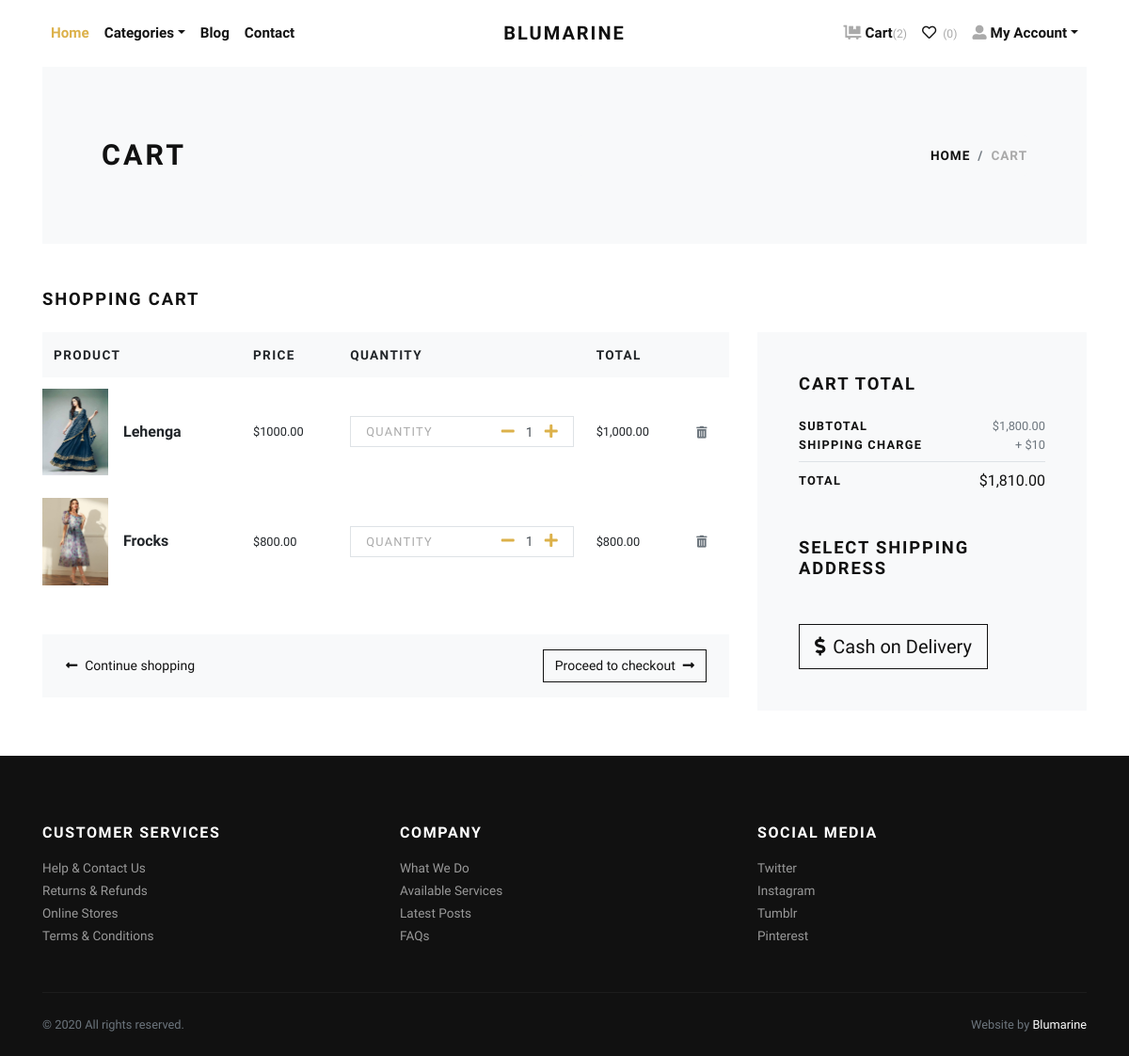
The app's page /cart/ (signed in), older data.
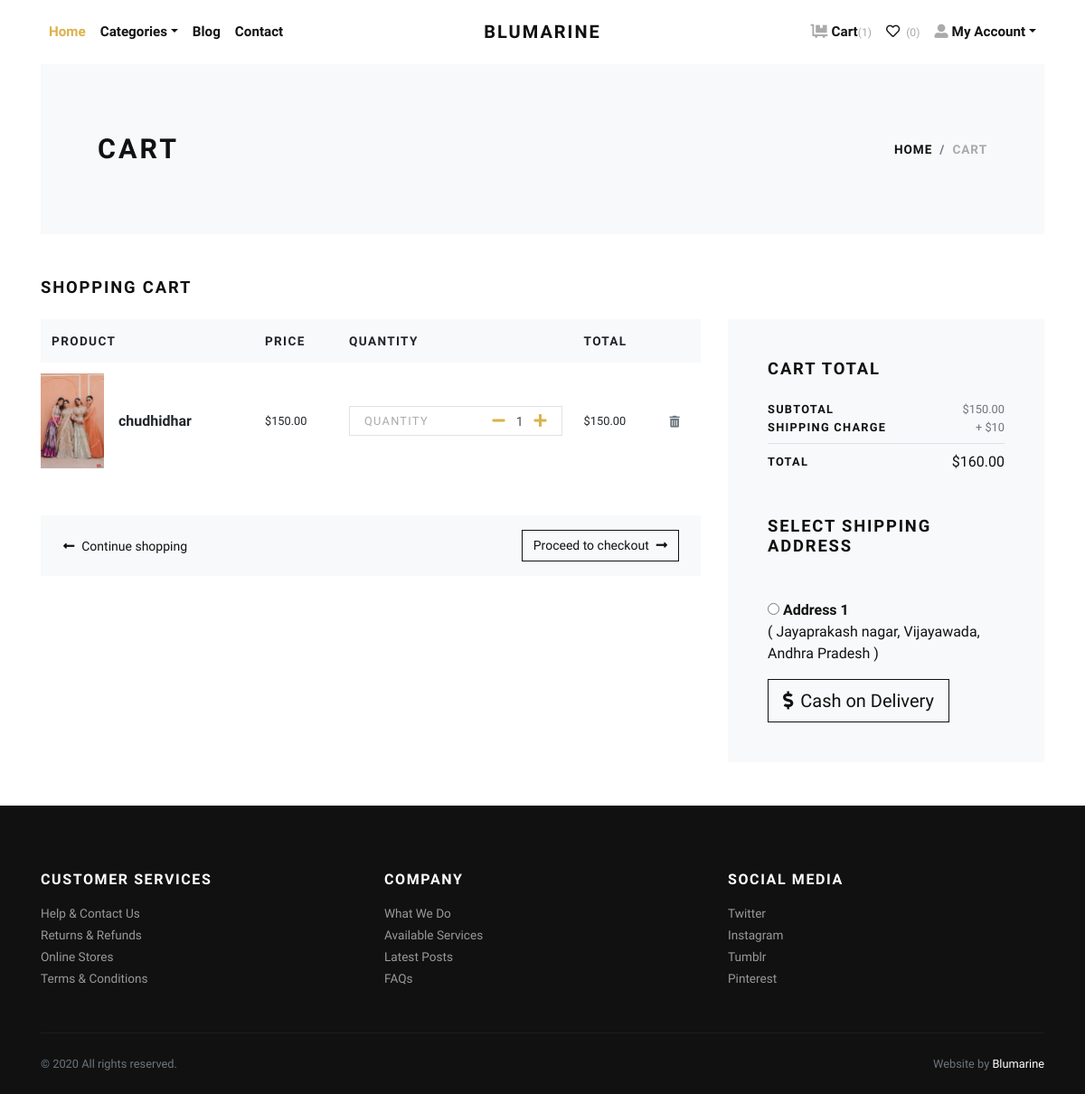
The same page, newer data.
### store/models.py (models this page shows, shortened)
class Cart(models.Model):
    user = models.ForeignKey(User, verbose_name="User", on_delete=models.CASCADE)
    product = models.ForeignKey(Product, verbose_name="Product", on_delete=models.CASCADE)
    quantity = models.PositiveIntegerField(default=1, verbose_name="Quantity")
    created_at = models.DateTimeField(auto_now_add=True, verbose_name="Created Date")
    updated_at = models.DateTimeField(auto_now=True, verbose_name="Updated Date")
    @property
    def total_price(self):
        return self.quantity * self.product.price

class Product(models.Model):
    title = models.CharField(max_length=150, verbose_name="Product Title")
    slug = models.SlugField(max_length=160, verbose_name="Product Slug")
    sku = models.CharField(max_length=255, unique=True, verbose_name="Unique Product ID (SKU)")
    short_description = models.TextField(verbose_name="Short Description")
    detail_description = models.TextField(blank=True, null=True, verbose_name="Detail Description")
    product_image = models.ImageField(upload_to='product', blank=True, null=True, verbose_name="Product Image")
    price = models.DecimalField(max_digits=8, decimal_places=2)
    category = models.ForeignKey(Category, verbose_name="Product Categoy", on_delete=models.CASCADE)
    is_active = models.BooleanField(verbose_name="Is Active?")
    is_featured = models.BooleanField(verbose_name="Is Featured?")
    created_at = models.DateTimeField(auto_now_add=True, verbose_name="Created Date")
    updated_at = models.DateTimeField(auto_now=True, verbose_name="Updated Date")
    class Meta:
        verbose_name_plural = 'Products'
        ordering = ('-created_at', )

class Address(models.Model):
    user = models.ForeignKey(User, verbose_name="User", on_delete=models.CASCADE)
    locality = models.CharField(max_length=150, verbose_name="Nearest Location")
    city = models.CharField(max_length=150, verbose_name="City")
    state = models.CharField(max_length=150, verbose_name="State")

### store/views.py (the view)
# urls.py: path('cart/', views.cart, name="cart"),
@login_required
def cart(request):
    user = request.user
    cart_products = Cart.objects.filter(user=user)
    amount = decimal.Decimal(0)
    shipping_amount = decimal.Decimal(10)
    cp = [p for p in Cart.objects.all() if p.user==user]
    if cp:
        for p in cp:
            temp_amount = (p.quantity * p.product.price)
            amount += temp_amount
    addresses = Address.objects.filter(user=user)
    context = {
        'cart_products': cart_products,
        'amount': amount,
        'shipping_amount': shipping_amount,
        'total_amount': amount + shipping_amount,
        'addresses': addresses,
    }
    return render(request, 'store/cart.html', context)

### store/context_preprocessors.py (called while the page is built)
def store_menu(request):
    categories = Category.objects.filter(is_active=True)
    context = {
        'categories_menu': categories,
    }
    return context

def cart_menu(request):
    if request.user.is_authenticated:
        cart_items= Cart.objects.filter(user=request.user)
        context = {
            'cart_items': cart_items,
        }
    else:
        context = {}
    return context

### templates/store/cart.html (shortened to what the changed rows need)
{% extends 'base.html' %}
{% load static %}
{% load humanize %}
    {% block content %}
      <div class="container">
        <section class="py-5 bg-light">
          <div class="container">
            <div class="row px-4 px-lg-5 py-lg-4 align-items-center">
              <div class="col-lg-6">
                <h1 class="h2 text-uppercase mb-0">Cart</h1>
              </div>
            </div>
          </div>
        </section>
        {% if cart_products %}
        <section class="py-5">
          <h2 class="h5 text-uppercase mb-4">Shopping cart</h2>
          <div class="row">
            <div class="col-lg-8 mb-4 mb-lg-0">
              <div class="table-responsive mb-4">
                <table class="table">
                  <thead class="bg-light">
                    <tr>
                      <th class="border-0" scope="col"> <strong class="text-small text-uppercase">Product</strong></th>
                      <th class="border-0" scope="col"> <strong class="text-small text-uppercase">Price</strong></th>
                      <th class="border-0" scope="col"> <strong class="text-small text-uppercase">Quantity</strong></th>
                      <th class="border-0" scope="col"> <strong class="text-small text-uppercase">Total</strong></th>
                      <th class="border-0" scope="col"> </th>
                    </tr>
                  </thead>
                  <tbody>
                    {% for cart_product in cart_products %}
                    <tr>
                      <th class="pl-0 border-0" scope="row">
                        <div class="media align-items-center">
                          {% if cart_product.product.product_image %}
                            <a class="reset-anchor d-block animsition-link" href="{% url 'store:product-detail' cart_product.product.slug %}"><img src="{{cart_product.product.product_image.url}}" alt="{{cart_product.product.title}}" width="70"/></a>
                          {% else %}
                            <a class="reset-anchor d-block animsition-link" href="{% url 'store:product-detail' cart_product.product.slug %}"><img src="{% static 'img/product-detail-3.jpg' %}" alt="{{cart_product.product.title}}" width="70"/></a>
                          {% endif %}
                          <div class="media-body ml-3"><strong class="h6"><a class="reset-anchor animsition-link" href="{% url 'store:product-detail' cart_product.product.slug %}">{{cart_product.product.title}}</a></strong></div>
                        </div>
                      </th>
                      <td class="align-middle border-0">
                        <p class="mb-0 small">${{cart_product.product.price}}</p>
                      </td>
                      <td class="align-middle border-0">
                        <div class="border d-flex align-items-center justify-content-between px-3"><span class="small text-uppercase text-gray headings-font-family">Quantity</span>
                          <div class="quantity">
                            <a href="{% url 'store:minus-cart' cart_product.id %}" class="dec-btn p-0 ml-2"><i class="fas fa-minus"></i></a>
                            <input class="form-control form-control-sm border-0 shadow-0 p-0" type="text" value="{{cart_product.quantity}}"/>
                            <a href="{% url 'store:plus-cart' cart_product.id %}" class="inc-btn p-0"><i class="fas fa-plus"></i></a>
                          </div>
                        </div>
                      </td>
                      <td class="align-middle border-0">
                        <p class="mb-0 small">${{cart_product.total_price|intcomma}}</p>
                      </td>
                      <td class="align-middle border-0"><a class="reset-anchor" href="{% url 'store:remove-cart' cart_product.id %}"><i class="fas fa-trash-alt small text-muted"></i></a></td>
                    </tr>
                    {% endfor %}
                  </tbody>
                </table>
              </div>
              <div class="bg-light px-4 py-3">
                <div class="row align-items-center text-center">
                  <div class="col-md-6 mb-3 mb-md-0 text-md-left"><a class="btn btn-link p-0 text-dark btn-sm" href="{% url 'store:home' %}"><i class="fas fa-long-arrow-alt-left mr-2"> </i>Continue shopping</a></div>
                  <div class="col-md-6 text-md-right"><a class="btn btn-outline-dark btn-sm" href="/checkout.html">Proceed to checkout<i class="fas fa-long-arrow-alt-right ml-2"></i></a></div>
                </div>
              </div>
            </div>
            <div class="col-lg-4">
              <div class="card border-0 rounded-0 p-lg-4 bg-light">
                <div class="card-body">
                  <h5 class="text-uppercase mb-4">Cart total</h5>
                  <ul class="list-unstyled mb-0">
                    <li class="d-flex align-items-center justify-content-between"><strong class="text-uppercase small font-weight-bold">Subtotal</strong><span class="text-muted small">${{amount|intcomma}}</span></li>
                    <li class="d-flex align-items-center justify-content-between"><strong class="text-uppercase small font-weight-bold">Shipping Charge</strong><span class="text-muted small">+ ${{shipping_amount}}</span></li>
                    <li class="border-bottom my-2"></li>
                    <li class="d-flex align-items-center justify-content-between mb-4"><strong class="text-uppercase small font-weight-bold">Total</strong><span>${{total_amount|intcomma}}</span></li>
                  </ul>
                  <h5 class="text-uppercase my-5">Select Shipping Address</h5>
                  <form action="{% url 'store:checkout' %}" id="myform">
                    {% if addresses %}
                      {% for address in addresses %}
                        <div class="mb-3">
                        <input type="radio" name="address" value="{{address.id}}"> <strong>Address {{forloop.counter}}</strong> <br>
                        ( {{address.locality}}, {{address.city}}, {{address.state}} )
                        </div>
                      {% endfor %}
                    {% endif %}
                    <button type="submit" class="btn btn-dark btn-lg btn-outline-dark" type="submit"> <i class="fas fa-dollar-sign mr-2"></i>Cash on Delivery</button>
                  </form>
                </div>
              </div>
            </div>
          </div>
        </section>
        {% else %}
          <div class="text-center py-5">
            <h3 class="mb-3">Your cart is empty.</h3>
            <a href="{% url 'store:home' %}"><i class="fas fa-long-arrow-alt-left mr-2"> </i>Continue shopping</a>
          </div>
        {% endif %}
      </div>
      {% endblock content %}

Row changes from the older to the newer data that the page shows:
removed Cart: product.product_image (picture), product "Lehenga", product.price "1000.00", quantity "1", total_price "1,000.00"
removed Cart: product.product_image (picture), product "Frocks", product.price "800.00", quantity "1", total_price "800.00"
added Cart: product.product_image (picture), product "chudhidhar", product.price "150.00", quantity "1", total_price "150.00"
added Address: locality "Jayaprakash nagar", city "Vijayawada", state "Andhra Pradesh"
Text that changed along with them:
{{ cart_items.count }}: "2" → "1"
{{ amount|intcomma }}: "1,800.00" → "150.00"
{{ total_amount|intcomma }}: "1,810.00" → "160.00"
